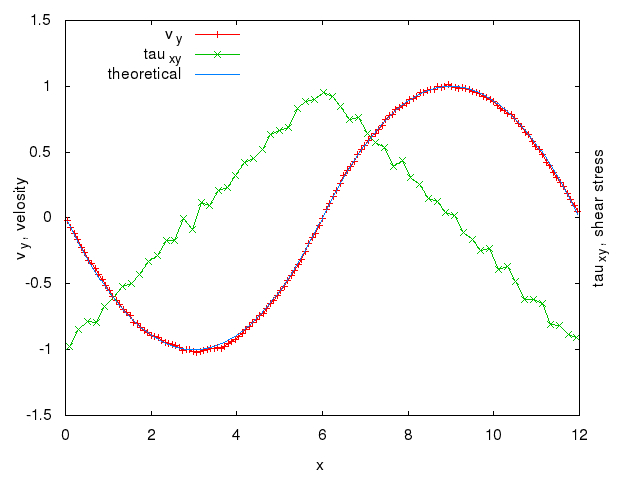

The script that drew this image:
set xlabel "x"
set ylabel "v_{y}, velosity" offset character 2.5, 0
set y2label "tau_{xy}, shear stress"

set key left
vmax = 1.0
L = 6.0
A = 4.0*vmax/(L**2)
par(x) = -A*(x*L - x**2)
f(x) = par(x)*(x<L)*(x>0) - par(x-L)*(x>L)*(x<2*L)

plot "vy.av" u 2:4 w lp t "v_{y}", \
     "sxy.av" u 2:4 w lp t "tau_{xy}", \
     f(x) t "theoretical"
